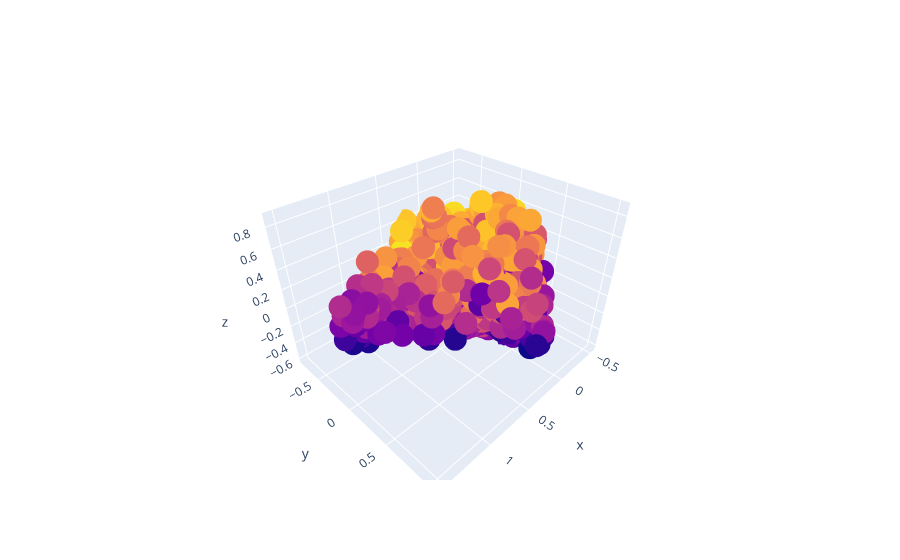

The notebook cell this image was saved under:
### Code cell
import plotly.offline as py
py.init_notebook_mode(connected=True)
import plotly.graph_objs as go
import plotly.tools as tls

trace = go.Scatter3d(
    x=X[:,0],
    y=X[:,1],
    z=X[:,2],
    text=text2,
    mode="markers",
    marker=dict(
        size=8,
        color=y
    )
)

fig = go.Figure(data=[trace])
py.iplot(fig, filename="test-graph")

### Figure 1 — Plotly figure (JSON) as saved in the notebook; plotly's stock layout.template omitted (floating-point values rounded to 4 significant figures; data arrays with more than 128 entries replaced by an {"elided": "..."} marker saying what was removed)
{"data": [{"marker": {"color": {"elided": "2017 float values"}, "size": 8}, "mode": "markers", "text": {"elided": "2017 str values"}, "type": "scatter3d", "x": {"elided": "2017 float values"}, "y": {"elided": "2017 float values"}, "z": {"elided": "2017 float values"}}], "layout": {}}
